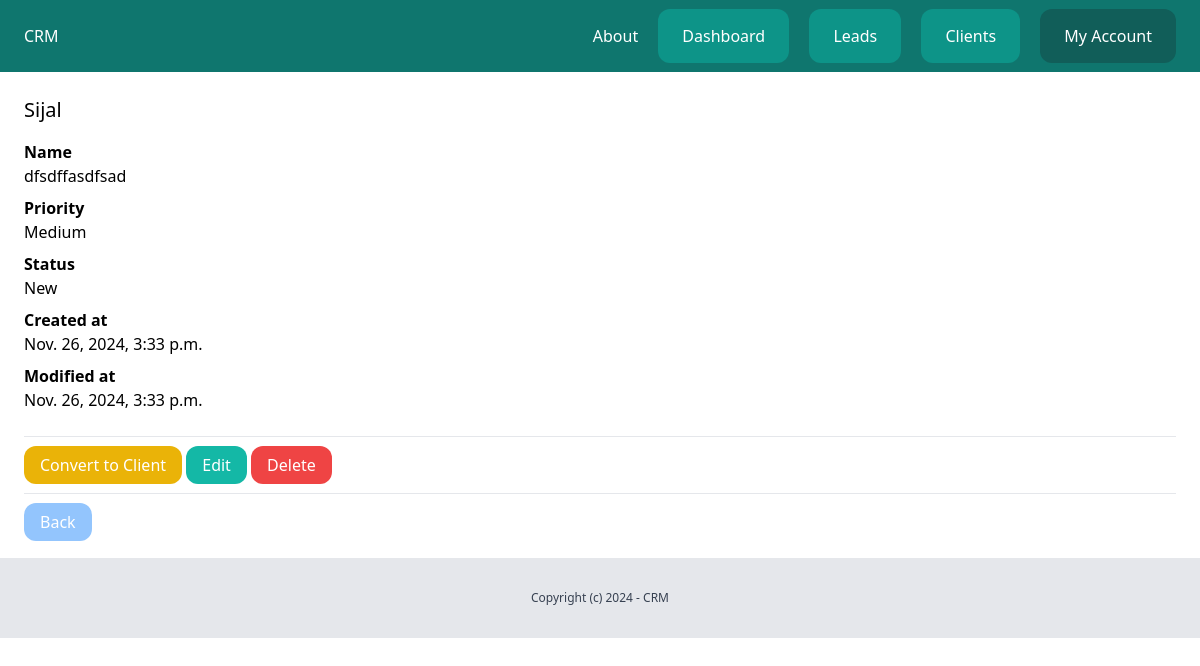
The page /dashboard/leads/7/ (signed in) on the database its author committed.
### lead/models.py (models this page shows, shortened)
class Lead(models.Model):
    LOW = 'low'
    MEDIUM = 'medium'
    HIGH = 'high'
    CHOICES_PRIORITY = (
        (LOW, 'Low'),
        (MEDIUM, 'Medium'),
        (HIGH, 'High')
    )
    NEW = 'new'
    CONTACTED = 'contacted'
    WON = 'won'
    LOST = 'lost'
    CHOICES_STATUS = (
        (NEW, 'New'),
        (CONTACTED, 'Contacted'),
        (WON, 'Won'),
        (LOST, 'Lost')
    )
    team = models.ForeignKey(Team, related_name='leads', on_delete=models.CASCADE)
    name = models.CharField(max_length=225)
    email = models.EmailField()
    description = models.TextField(blank=True, null=True)
    priority = models.CharField(max_length=10, choices=CHOICES_PRIORITY, default=MEDIUM)
    status = models.CharField(max_length=10, choices=CHOICES_STATUS, default=NEW)
    converted_to_client = models.BooleanField(default=False)
    created_by = models.ForeignKey(User, related_name='leads', on_delete=models.CASCADE)
    created_at = models.DateTimeField(auto_now_add=True)
    modified_at = models.DateTimeField(auto_now=True)
    class Meta:
        ordering = ('-created_at',)

### lead/views.py (the view)
# urls.py: path('<int:pk>/', views.lead_detail, name='detail'),
@login_required
def lead_detail(request, pk):
    lead = get_object_or_404(Lead, created_by=request.user, pk=pk)
    return render(request, 'lead/leads_detail.html', {
        'lead': lead
    })

### lead/templates/lead/leads_detail.html (shortened to what this page needs)
{% extends 'core/base.html' %}
{% block content %}
    <div class="py-6 px-6">
        <h1 class="mb-4 text-xl">{{ lead.name }}</h1>
        {% if lead.description %}
            <p class ="font-semibold">Name</p>
            <p class="mb-2">{{ lead.description }}</p>
        {% endif %}
        <p class="font-semibold">Priority</p>
        <p class="mb-2">{{ lead.get_priority_display }}</p>
        <p class="font-semibold">Status</p>
        <p class="mb-2">{{ lead.get_status_display }}</p>
        <p class="font-semibold">Created at</p>
        <p class="mb-2">{{ lead.created_at}}</p>
        <p class="font-semibold">Modified at</p>
        <p class="mb-6">{{ lead.modified_at }}</p>
        <hr class="my-4">
        <a href="{% url 'leads:convert' lead.id %}" class="py-2 px-4 rounded-xl bg-yellow-500 text-white">Convert to Client</a>
        <a href="{% url 'leads:edit' lead.id %}" class="py-2 px-4 rounded-xl bg-teal-500 text-white">Edit</a>
        <a href="{% url 'leads:delete' lead.id %}" class="py-2 px-4 rounded-xl bg-red-500 text-white">Delete</a>
        <hr class="my-4">
        <a href="{% url 'leads:list' %}" class="py-2 px-4 rounded-xl bg-blue-300 text-white">Back</a>
    </div>
{% endblock %}

### rows shown on the page
Lead: name "Sijal", description "dfsdffasdfsad", priority "Medium", status "New", created_at "Nov. 26, 2024, 3:33 p.m.", modified_at "Nov. 26, 2024, 3:33 p.m."
